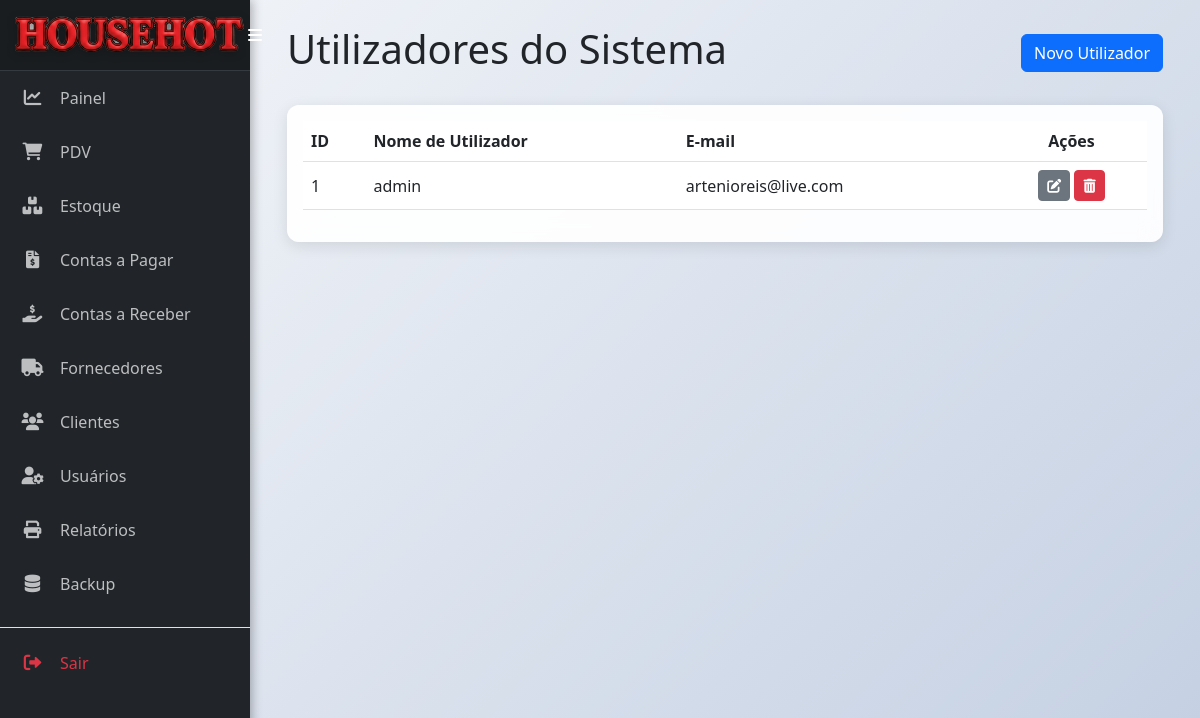
/utilizadores (signed in), run on the app's committed database.
### models.py (models this page shows, shortened)
class User(db.Model):
    __tablename__ = 'user'
    id = db.Column(db.Integer, primary_key=True)
    username = db.Column(db.String(80), unique=True, nullable=False)
    email = db.Column(db.String(120), unique=True, nullable=False)
    password_hash = db.Column(db.String(256), nullable=False)
    reset_token = db.Column(db.String(100), unique=True, nullable=True)
    reset_token_expiration = db.Column(db.DateTime, nullable=True)

### app.py (the view)
@app.route('/utilizadores')
@login_required
def listar_utilizadores():
    users = User.query.all()
    return render_template('utilizadores.html', users=users)

### app.py (called while the page is built)
@app.context_processor
def inject_datetime():
    return {'modules': {'datetime': datetime, 'date': date, 'timedelta': timedelta}}

def login_required(f):
    @wraps(f)
    def decorated_function(*args, **kwargs):
        if 'logged_in' not in session or 'user_id' not in session:
            session.clear()
            flash('A sua sessão é inválida. Por favor, faça login novamente.', 'warning')
            return redirect(url_for('login'))
        return f(*args, **kwargs)
    return decorated_function

### templates/utilizadores.html (shortened to what this page needs)
{% extends 'base.html' %}
{% block content %}
<div class="d-flex justify-content-between align-items-center mb-4">
    <h1>Utilizadores do Sistema</h1>
    <a href="{{ url_for('adicionar_utilizador') }}" class="btn btn-primary">Novo Utilizador</a>
</div>
<div class="card">
    <div class="card-body">
        <table class="table table-hover align-middle">
            <thead>
                <tr>
                    <th>ID</th>
                    <th>Nome de Utilizador</th>
                    <th>E-mail</th>
                    <th class="text-center">Ações</th>
                </tr>
            </thead>
            <tbody>
                {% for user in users %}
                <tr>
                    <td>{{ user.id }}</td>
                    <td>{{ user.username }}</td>
                    <td>{{ user.email }}</td>
                    <td class="text-center">
                        <a href="{{ url_for('editar_utilizador', id=user.id) }}" class="btn btn-secondary btn-sm" title="Editar"><i class="fas fa-edit"></i></a>
                        <button type="button" class="btn btn-danger btn-sm" data-bs-toggle="modal" data-bs-target="#confirmDeleteModal-{{ user.id }}" title="Excluir"><i class="fas fa-trash-alt"></i></button>
                    </td>
                </tr>
                {% endfor %}
            </tbody>
        </table>
    </div>
</div>
{% endblock %}

### static/css/style.css (style rules this page uses)
body { background: linear-gradient(135deg, #f5f7fa 0%, #c3cfe2 100%) !important; background-attachment: fixed; margin: 0; font-family: 'Segoe UI', Tahoma, Geneva, Verdana, sans-serif; min-height: 100vh; overflow-x: hidden; }
.card { border: none; border-radius: 12px; box-shadow: 0 4px 15px rgba(0, 0, 0, 0.1); background-color: rgba(255, 255, 255, 0.92) !important; backdrop-filter: blur(10px); }

### data on the page
User: id "1", username "admin", email "artenioreis@live.com"
